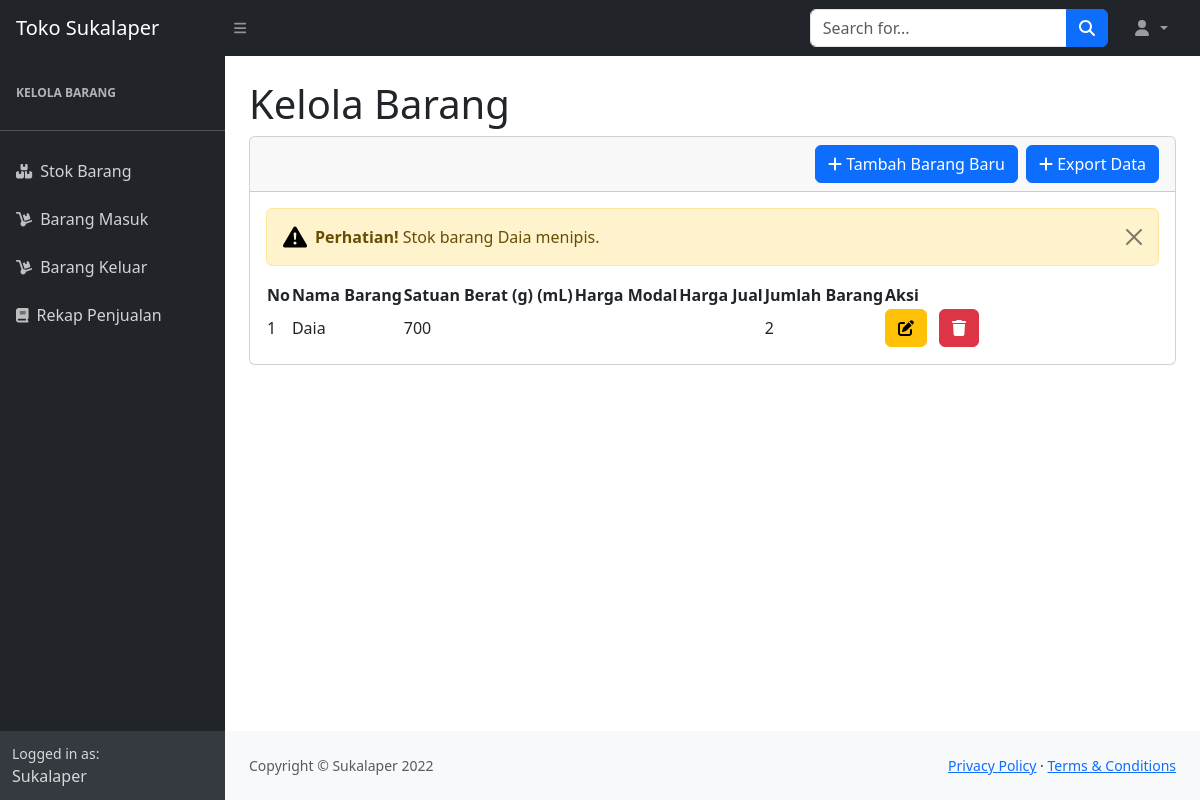
Before: /index.php (signed in) with the older database file.
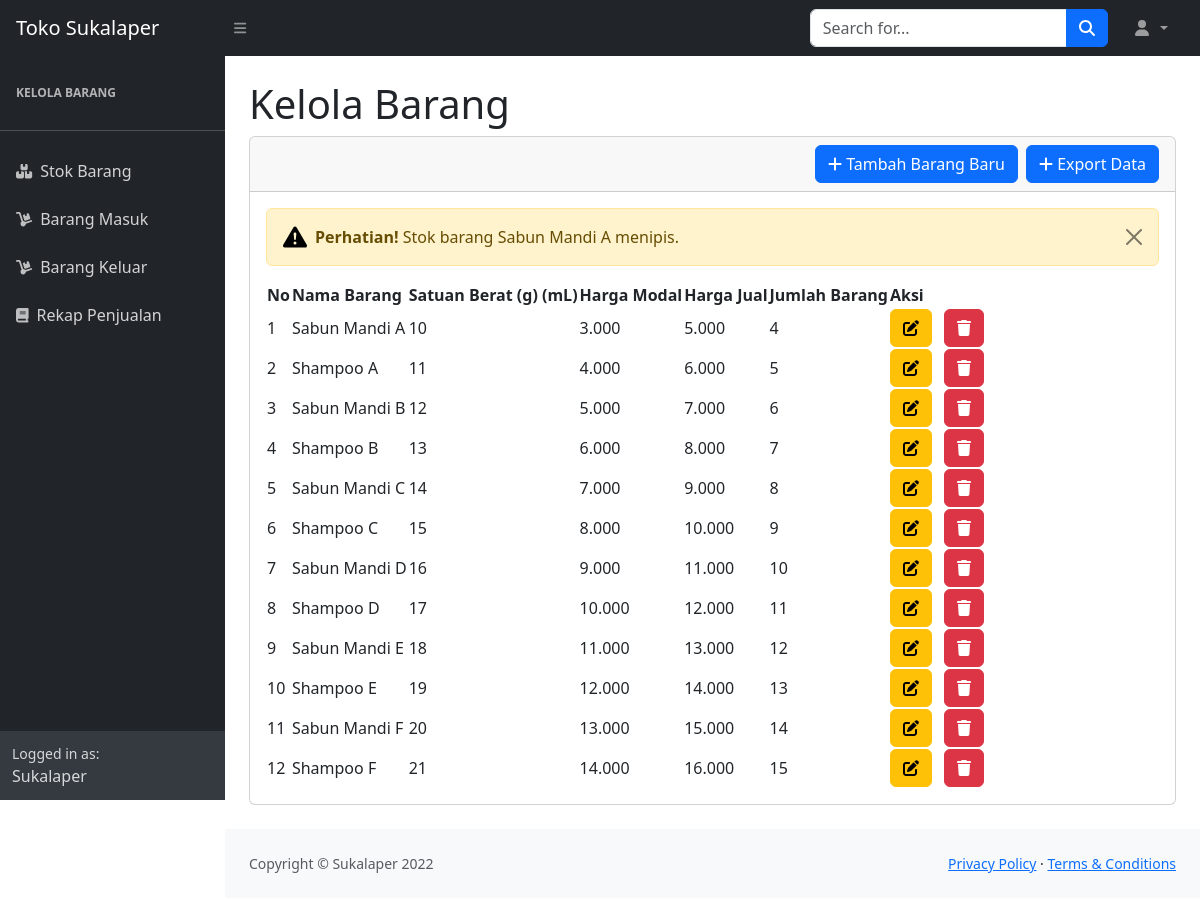
After: the same page with the newer database file.
### tables this page shows
CREATE TABLE `stok` (
  `idbarang` int(11) NOT NULL,
  `namabarang` text DEFAULT NULL,
  `hargamodal` decimal(10,3) NOT NULL,
  `satuanberat` int(11) NOT NULL,
  `jumlahbarang` int(11) NOT NULL,
  `hargajual` decimal(10,3) NOT NULL,
  `tanggal` timestamp NOT NULL DEFAULT current_timestamp() ON UPDATE current_timestamp()
);

### index.php (the view, shortened to what this page needs)
<?php
  require 'kelola_stok/function.php';
?>
<!DOCTYPE html>
<html lang="en">
<head>
    <link href="https://cdn.jsdelivr.net/npm/simple-datatables@7.1.2/dist/style.min.css" rel="stylesheet" />
    <link href="assets/css/styles.css" rel="stylesheet" />
    <link href="https://cdn.jsdelivr.net/npm/bootstrap@5.3.1/dist/css/bootstrap.min.css" rel="stylesheet">
  </head>
  <body class="sb-nav-fixed">
    <nav class="sb-topnav navbar navbar-expand navbar-dark bg-dark">
      <a class="navbar-brand ps-3" href="index.php">Toko Sukalaper</a>
      <button class="btn btn-link btn-sm order-1 order-lg-0 me-4 me-lg-0" id="sidebarToggle" href="#!">
        <i class="fas fa-bars"></i>
      </button>
      <form class="d-none d-md-inline-block form-inline ms-auto me-0 me-md-3 my-2 my-md-0">
        <div class="input-group">
          <input class="form-control" type="text" placeholder="Search for..." aria-label="Search for..." aria-describedby="btnNavbarSearch" />
          <button class="btn btn-primary" id="btnNavbarSearch" type="button">
            <i class="fas fa-search"></i>
          </button>
        </div>
      </form>
      <ul class="navbar-nav ms-auto ms-md-0 me-3 me-lg-4">
        <li class="nav-item dropdown">
          <a class="nav-link dropdown-toggle" id="navbarDropdown" href="#" role="button" data-bs-toggle="dropdown" aria-expanded="false">
            <i class="fas fa-user fa-fw"></i>
          </a>
        </li>
      </ul>
    </nav>
    <div id="layoutSidenav">
      <div id="layoutSidenav_nav">
        <nav class="sb-sidenav accordion sb-sidenav-dark" id="sidenavAccordion">
          <div class="sb-sidenav-menu">
            <div class="nav">
              <div class="sb-sidenav-menu-heading"> Kelola Barang </div>
              <hr>
              <a class="nav-link" href="index.php">
                <div class="sb-nav-link-icon">
                  <i class="fas fa-boxes-alt"></i>
                </div> Stok Barang
              </a>
              <a class="nav-link" href="kelola_stok/barang-masuk.php">
                <div class="sb-nav-link-icon">
                  <i class="fas fa-dolly"></i>
                </div> Barang Masuk
              </a>
              <a class="nav-link" href="kelola_stok/barang-keluar.php">
                <div class="sb-nav-link-icon">
                  <i class="fas fa-dolly"></i>
                </div> Barang Keluar
              </a>
              <a class="nav-link" href="kelola_stok/kelola_stok.php">
                <div class="sb-nav-link-icon">
                  <i class="fas fa-book"></i>
                </div> Rekap Penjualan
              </a>
            </div>
          </div>
          <div class="sb-sidenav-footer">
            <div class="small">Logged in as:</div> Sukalaper
          </div>
        </nav>
      </div>
      <div id="layoutSidenav_content">
        <main>
          <div class="container-fluid px-4">
            <div class="text-left mt-4">
              <h1 class="animated-text">Kelola Barang</h1>
            </div>
            <div class="card mb-4">
              <div class="card-header">
                <a href="kelola_stok/export-barang-awal.php" class="btn btn-primary" style="float: right;">
                  <span class="fas fa-plus"></span> Export Data </a>
                <button type="button" class="btn btn-primary" data-bs-toggle="modal" data-bs-target="#myModal" style="float: right; margin-right: 8px;">
                  <span class="fas fa-plus"></span> Tambah Barang Baru </button>
              </div>
              <div class="card-body">
                <?php
                  $ambildatastok = mysqli_query($conn,"SELECT * FROM stok WHERE jumlahbarang < 5");
                    while($fetch=mysqli_fetch_array($ambildatastok)){
                      $namabarang = $fetch['namabarang'];
                ?>
                <div class="alert alert-warning alert-dismissible d-flex align-items-center" role="alert">
                  <button type="button" class="btn-close" data-bs-dismiss="alert" aria-label="Close"></button>
                  <svg class="bi flex-shrink-0 me-2" width="24" height="24" role="img" aria-label="Warning:">
                    <use xlink:href="#exclamation-triangle-fill" />
                  </svg>
                  <div>
                    <strong>Perhatian!</strong> Stok barang <?=$namabarang;?> menipis.
                  </div>
                </div>
                <?php
                  }
                ?>
                <table id="datatablesSimple">
                  <thead>
                    <tr>
                      <th>No</th>
                      <th>Nama Barang</th>
                      <th>Satuan Berat (g) (mL)</th>
                      <th>Harga Modal</th>
                      <th>Harga Jual</th>
                      <th>Jumlah Barang</th>
                      <th>Aksi</th>
                    </tr>
                  </thead>
                  <tbody> <?php
                    $result_ambil_semua_data_stok = mysqli_query($conn,"SELECT * FROM stok");
                    $i = 1;
                    while($data=mysqli_fetch_array($result_ambil_semua_data_stok)){
                      $namabarang = $data['namabarang'];
                      $satuanberat = $data['satuanberat'];
                      $hargamodal = $data['hargamodal'];
                      $hargajual = $data['hargajual'];
                      $jumlahbarang = $data['jumlahbarang'];
                      $idbarang = $data['idbarang'];
                    ?> <tr>
                      <td> <?=$i++;?> </td>
                      <td> <?=$namabarang;?> </td>
                      <td> <?=$satuanberat;?> </td>
                      <td> <?=$hargamodal;?> </td>
                      <td> <?=$hargajual;?> </td>
                      <td> <?=$jumlahbarang;?> </td>
                      <td>
                        <button type="button" class="btn btn-warning" data-bs-toggle="modal" data-bs-target="#edit
															<?=$idbarang;?>">
                          <i class="fas fa-edit"></i>
                        </button>
                        <button type="button" class="btn btn-danger ms-2" data-bs-toggle="modal" data-bs-target="#delete
																<?=$idbarang;?>">
                          <i class="fas fa-trash"></i>
                        </button>
                      </td>
                    </tr>
                    </div> <?php
                    };
                    ?>
                  </tbody>
                </table>
              </div>
            </div>
          </div>
        </main>
        <footer class="py-4 bg-light mt-auto">
          <div class="container-fluid px-4">
            <div class="d-flex align-items-center justify-content-between small">
              <div class="text-muted">Copyright &copy; Sukalaper 2022</div>
              <div>
                <a href="#">Privacy Policy</a> &middot; <a href="#">Terms &amp; Conditions</a>
              </div>
            </div>
          </div>
        </footer>
      </div>
    </div>
  </body>
</html>

Changed rows visible on the page:
removed stok: namabarang "Daia", satuanberat "700", jumlahbarang "2"
added stok: namabarang "Sabun Mandi A", satuanberat "10", hargamodal "3.000", hargajual "5.000", jumlahbarang "4"
added stok: namabarang "Shampoo A", satuanberat "11", hargamodal "4.000", hargajual "6.000", jumlahbarang "5"
added stok: namabarang "Sabun Mandi B", satuanberat "12", hargamodal "5.000", hargajual "7.000", jumlahbarang "6"
added stok: namabarang "Shampoo B", satuanberat "13", hargamodal "6.000", hargajual "8.000", jumlahbarang "7"
added stok: namabarang "Sabun Mandi C", satuanberat "14", hargamodal "7.000", hargajual "9.000", jumlahbarang "8"
added stok: namabarang "Shampoo C", satuanberat "15", hargamodal "8.000", hargajual "10.000", jumlahbarang "9"
added stok: namabarang "Sabun Mandi D", satuanberat "16", hargamodal "9.000", hargajual "11.000", jumlahbarang "10"
added stok: namabarang "Shampoo D", satuanberat "17", hargamodal "10.000", hargajual "12.000", jumlahbarang "11"
added stok: namabarang "Sabun Mandi E", satuanberat "18", hargamodal "11.000", hargajual "13.000", jumlahbarang "12"
added stok: namabarang "Shampoo E", satuanberat "19", hargamodal "12.000", hargajual "14.000", jumlahbarang "13"
added stok: namabarang "Sabun Mandi F", satuanberat "20", hargamodal "13.000", hargajual "15.000", jumlahbarang "14"
added stok: namabarang "Shampoo F", satuanberat "21", hargamodal "14.000", hargajual "16.000", jumlahbarang "15"
